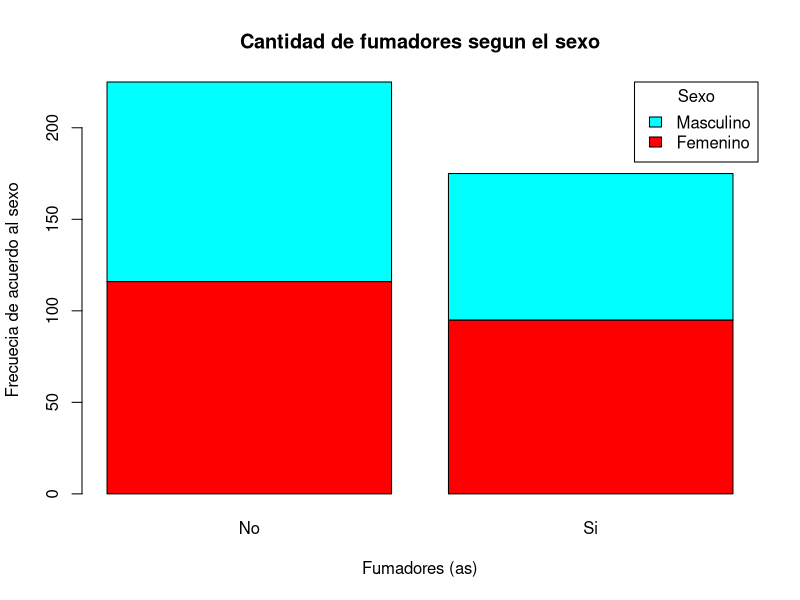
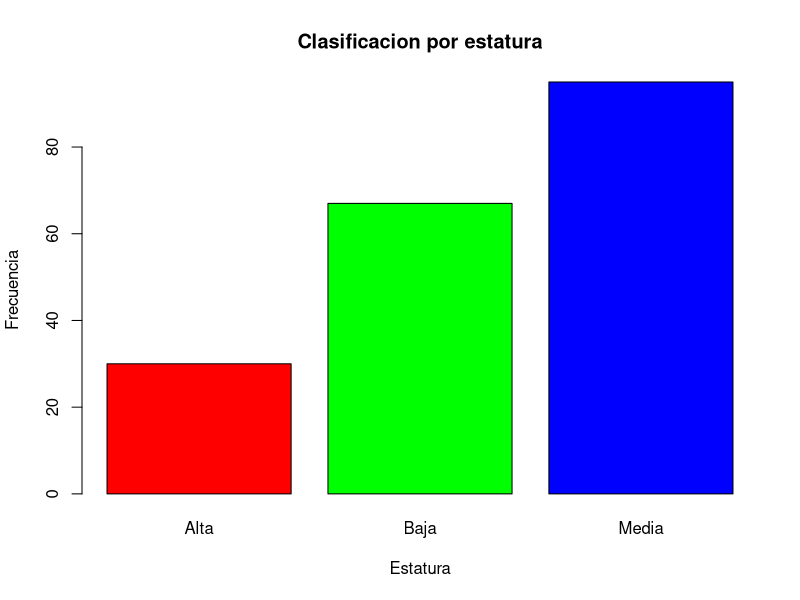
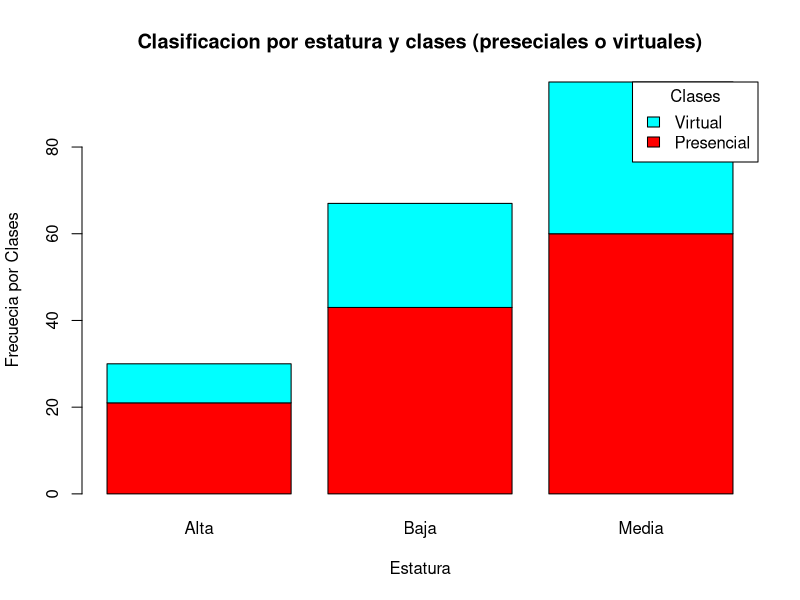

Recreate these plots in R, in order. (Note: this script raises an error after producing the figures.)
## ---- chunk 1
    library(dplyr)
    library(tidyverse)
## ---- chunk 2
    students <- read.table(file = "students.data", header = TRUE, sep = "\t")
    str(students)
## ---- chunk 3
    names(students)
## ---- chunk 4
    object.size(students) #Tamaño del archivo.
    nrow(students) #Numero de filas.
    ncol(students) #Numero de columnas.
## ---- chunk 5
    new_students <- students[1:10,2:5]
## ---- chunk 6
    new_students[3,2]
## ---- chunk 7
    new_students[,2]
## ---- chunk 8
    new_students[3,]
## ---- chunk 9
    new_students[-5,]
## ---- chunk 10
    new_students[, -2]
## ---- chunk 11
    new_students[, 2:4]
## ---- chunk 12
    new_students[,c(2,4)]
## ---- chunk 13
    new_students[1:4, 2:4]
## ---- chunk 14
    sapply(select(students, ID, Edad, Sexo), class)
    bd <- transform(students, Edad = as.numeric(Edad))
    bd <- transform(students, Sexo = as.factor(Sexo))
## ---- chunk 15
    #Definición y conversion a factor.
    sexo = as.factor(students$Sexo)
    #Calculo de la tabla de frecuencias.
    tabla_frecuencias_sexo = table(sexo)
## ---- chunk 16
    #Definición y conversion a factor.
    fuma = as.factor(students$Fuma)
    #Calculo de la tabla de frecuencias.
    tabla_frecuencias_fuma = table(sexo, fuma)

    barplot(tabla_frecuencias_fuma,
            main = "Cantidad de fumadores segun el sexo",
            xlab = "Fumadores (as)",
            ylab = "Frecuecia de acuerdo al sexo",
            col = rainbow(2),
            legend.text = rownames(tabla_frecuencias_fuma),
            args.legend = list(title = "Sexo", x = "topright"),
            horiz = FALSE)
## ---- chunk 17
    another_data <- students[2:193, c(5:15,20,35)]
## ---- chunk 18
    head(another_data, 6)
## ---- chunk 19
    str(another_data)
## ---- chunk 20
    names(another_data)
## ---- chunk 21
    object.size(another_data)
    nrow(another_data)
    ncol(another_data)
## ---- chunk 22
    sapply(another_data, class)
## ---- chunk 23
    barplot(table(as.factor(another_data$Estatura)),
            main = "Clasificacion por estatura",
            xlab = "Estatura",
            ylab = "Frecuencia",
            col = rainbow(3),
            horiz = FALSE)
## ---- chunk 24
    another_data_2 <- table(as.factor(another_data$Clases), as.factor(another_data$Estatura))

   barplot(another_data_2,
           main = "Clasificacion por estatura y clases (preseciales o virtuales)",
           xlab = "Estatura",
           ylab = "Frecuecia por Clases",
           col = rainbow(2),
           legend.text = rownames(another_data_2),
           args.legend = list(title = "Clases", x = "topright"),
           horiz = FALSE)
## ---- chunk 25
    fc <- another_data$Acumulado
## ---- chunk 26
    min(fc)
## ---- chunk 27
    max(fc)
## ---- chunk 28
    range(fc)
## ---- chunk 29
    length(fc)
## ---- chunk 30
    sum(fc)
## ---- chunk 31
    mean(fc)
## ---- chunk 32
    median(fc)
## ---- chunk 33
    var(fc)
## ---- chunk 34
    sqrt(fc)
## ---- chunk 35
    sd(fc)
## ---- chunk 36
    skewness(fc)
## ---- chunk 37
    another_data_3 <- table(as.factor(another_data$Edad),
                           as.factor(another_data$Estatura))
    barplot(another_data_3,
            main = "Clasificacion por estatura y edad",
            xlab = "Edad",
            ylab = "Frecuecia por Estatura",
            col = rainbow(2),
            legend.text = rownames(another_data_3),
            args.legend = list(title = "Estatura", x = "topright"),
            horiz = FALSE)
## ---- chunk 38
    ggplot(data = another_data_3,
           aes(x = Edad, y = Estatura)) +
    geom_point(alpha = 0.7, aes(color = Clases, shape = Clases))



